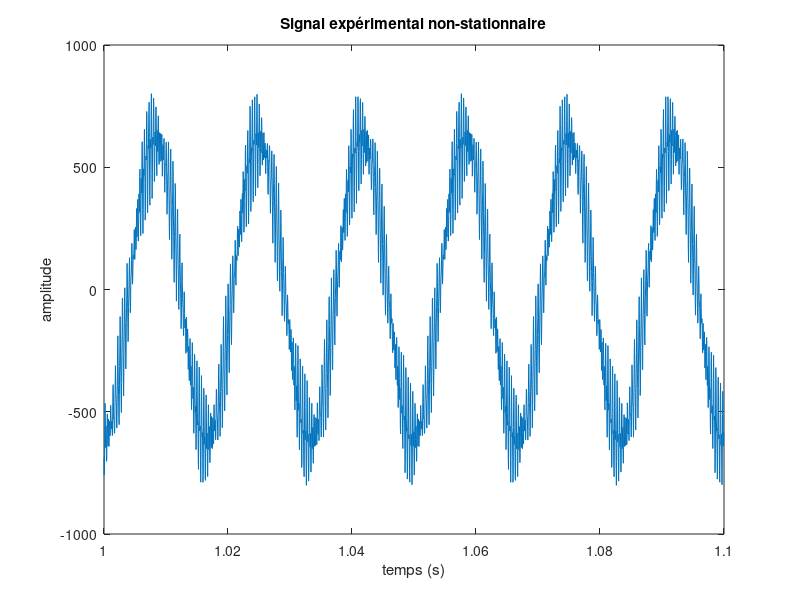

Write MATLAB code to recreate this figure.
Hz = 1024;
L = 1;
load ('SignalStationnaireExper.mat'); 
%time = [1/Hz:1/Hz:L]';
time=time60(1:2500);
y= Ibess60(1:2500,1);
%x= 0.5+sin(2*pi*60*time+pi/3)+.1*sin(2*pi*30*time+pi/2)+.05*sin(2*pi*120*time+pi/4)+.01*sin(2*pi*180*time+pi)+0.01*sin(2*pi*240*time-0.52)+.05*sin(2*pi*90*time+0.22);
plot(time, y)
xlabel ("temps (s)")
ylabel ("amplitude")
title("Signal expérimental non-stationnaire" )